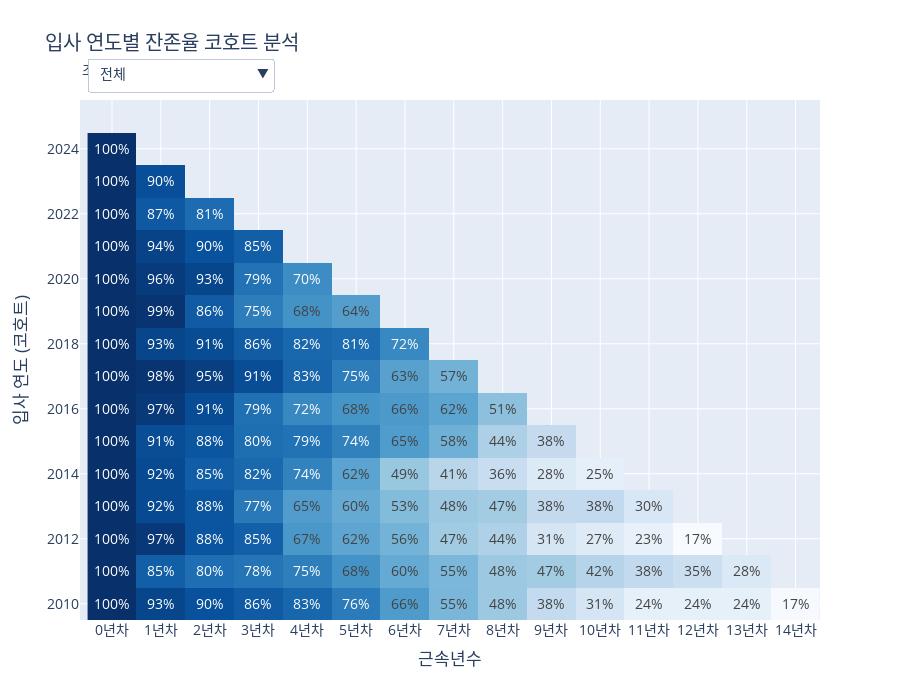

Notebook cell for this chart:
### Code cell
import pandas as pd
import numpy as np
import plotly.graph_objects as go
import plotly.io as pio
import datetime

# --- 1. 데이터 임포트 ---
from services.tables.HR_Core.basic_info_table import emp_df
from services.tables.HR_Core.department_info_table import department_info_df
from services.tables.HR_Core.department_table import division_order, dept_level_map, parent_map_dept, dept_name_map
from services.helpers.utils import find_division_name_for_dept

def create_cohort_data(df):
    """
    주어진 데이터프레임에 대한 코호트 데이터를 생성합니다.
    """
    df = df.copy()
    if df.empty:
        return pd.DataFrame()

    today = datetime.datetime.now()

    df['HIRE_YEAR'] = df['IN_DATE'].dt.year
    df['TENURE_YEAR_INDEX'] = np.floor(
        (df['OUT_DATE'].fillna(pd.to_datetime(today)) - df['IN_DATE']).dt.days / 365.25
    ).astype(int)

    cohort_data_list = []
    for _, row in df.iterrows():
        if pd.isna(row['HIRE_YEAR']) or pd.isna(row['TENURE_YEAR_INDEX']): continue
        for i in range(row['TENURE_YEAR_INDEX'] + 1):
            cohort_data_list.append({
                'HIRE_YEAR': int(row['HIRE_YEAR']), 'TENURE_YEAR': i, 'EMP_ID': row['EMP_ID']
            })

    if not cohort_data_list: return pd.DataFrame()

    cohort_df = pd.DataFrame(cohort_data_list)
    cohort_counts = cohort_df.groupby(['HIRE_YEAR', 'TENURE_YEAR'])['EMP_ID'].nunique().unstack()

    cohort_sizes = cohort_counts.iloc[:, 0]
    cohort_retention = cohort_counts.divide(cohort_sizes, axis=0) * 100

    current_year = today.year
    for hire_year in cohort_retention.index:
        max_completed_tenure = current_year - hire_year - 1
        cohort_retention.loc[hire_year, cohort_retention.columns > max_completed_tenure] = np.nan

    return cohort_retention

def create_figure():
    """
    제안 6: 입사 연도별 잔존율 코호트 분석 그래프를 생성합니다.
    """
    # --- 2. 데이터 준비 및 가공 ---
    first_dept = department_info_df.sort_values('DEP_APP_START_DATE').groupby('EMP_ID').first().reset_index()
    first_dept['DIVISION_NAME'] = first_dept['DEP_ID'].apply(lambda x: find_division_name_for_dept(x, dept_level_map, parent_map_dept, dept_name_map))
    
    analysis_df = emp_df[['EMP_ID', 'IN_DATE', 'OUT_DATE']].copy()
    analysis_df = pd.merge(analysis_df, first_dept[['EMP_ID', 'DIVISION_NAME']], on='EMP_ID', how='left')
    analysis_df = analysis_df.dropna(subset=['DIVISION_NAME'])

    # --- 3. Plotly 인터랙티브 그래프 생성 ---
    fig = go.Figure()
    division_list = ['전체'] + division_order

    cohort_data_map = {}
    for div_name in division_list:
        df_filtered = analysis_df if div_name == '전체' else analysis_df[analysis_df['DIVISION_NAME'] == div_name]
        cohort_data_map[div_name] = create_cohort_data(df_filtered)

    for div_name in division_list:
        cohort_pivot = cohort_data_map[div_name]
        if not cohort_pivot.empty:
            text_labels = cohort_pivot.map(lambda x: f'{x:.0f}%' if pd.notna(x) else '')

            fig.add_trace(
                go.Heatmap(
                    z=cohort_pivot.values,
                    x=[f"{int(c)}년차" for c in cohort_pivot.columns],
                    y=cohort_pivot.index,
                    colorscale='Blues',
                    text=text_labels,
                    texttemplate="%{text}",
                    showscale=False,
                    visible=(div_name == '전체'),
                    connectgaps=False
                )
            )

    # --- 4. 드롭다운 메뉴 및 레이아웃 업데이트 ---
    buttons = []
    for i, div_name in enumerate(division_list):
        visibility_mask = [False] * len(division_list)
        visibility_mask[i] = True
        buttons.append(
            dict(label=div_name, method='update', args=[{'visible': visibility_mask}])
        )

    fig.update_layout(
        updatemenus=[dict(
            active=0, buttons=buttons, direction="down",
            pad={"r": 10, "t": 10}, showactive=True,
            x=0.01, xanchor="left", y=1.1, yanchor="top"
        )],
        title_text='입사 연도별 잔존율 코호트 분석',
        xaxis_title='근속년수',
        yaxis_title='입사 연도 (코호트)',
        font_size=14, height=700,
        annotations=[dict(text="조직 선택:", showarrow=False, x=0, y=1.08, yref="paper", align="left")]
    )
    
    return fig



    pio.renderers.default = 'vscode'
    fig = create_figure()
    fig.show()

### Figure 1 — Plotly figure (JSON) as saved in the notebook; plotly's stock layout.template omitted (floating-point values rounded to 4 significant figures; data arrays with more than 128 entries replaced by an {"elided": "..."} marker saying what was removed)
{"data": [{"colorscale": [[0, "rgb(247,251,255)"], [0.125, "rgb(222,235,247)"], [0.25, "rgb(198,219,239)"], [0.375, "rgb(158,202,225)"], [0.5, "rgb(107,174,214)"], [0.625, "rgb(66,146,198)"], [0.75, "rgb(33,113,181)"], [0.875, "rgb(8,81,156)"], [1, "rgb(8,48,107)"]], "connectgaps": false, "showscale": false, "text": {"elided": "16x15 str values"}, "texttemplate": "%{text}", "type": "heatmap", "visible": true, "x": ["0년차", "1년차", "2년차", "3년차", "4년차", "5년차", "6년차", "7년차", "8년차", "9년차", "10년차", "11년차", "12년차", "13년차", "14년차"], "y": [2010, 2011, 2012, 2013, 2014, 2015, 2016, 2017, 2018, 2019, 2020, 2021, 2022, 2023, 2024, 2025], "z": {"elided": "16x15 float values"}}, {"colorscale": [[0, "rgb(247,251,255)"], [0.125, "rgb(222,235,247)"], [0.25, "rgb(198,219,239)"], [0.375, "rgb(158,202,225)"], [0.5, "rgb(107,174,214)"], [0.625, "rgb(66,146,198)"], [0.75, "rgb(33,113,181)"], [0.875, "rgb(8,81,156)"], [1, "rgb(8,48,107)"]], "connectgaps": false, "showscale": false, "text": {"elided": "16x15 str values"}, "texttemplate": "%{text}", "type": "heatmap", "visible": false, "x": ["0년차", "1년차", "2년차", "3년차", "4년차", "5년차", "6년차", "7년차", "8년차", "9년차", "10년차", "11년차", "12년차", "13년차", "14년차"], "y": [2010, 2011, 2012, 2013, 2014, 2015, 2016, 2017, 2018, 2019, 2020, 2021, 2022, 2023, 2024, 2025], "z": {"elided": "16x15 float values"}}, {"colorscale": [[0, "rgb(247,251,255)"], [0.125, "rgb(222,235,247)"], [0.25, "rgb(198,219,239)"], [0.375, "rgb(158,202,225)"], [0.5, "rgb(107,174,214)"], [0.625, "rgb(66,146,198)"], [0.75, "rgb(33,113,181)"], [0.875, "rgb(8,81,156)"], [1, "rgb(8,48,107)"]], "connectgaps": false, "showscale": false, "text": {"elided": "16x15 str values"}, "texttemplate": "%{text}", "type": "heatmap", "visible": false, "x": ["0년차", "1년차", "2년차", "3년차", "4년차", "5년차", "6년차", "7년차", "8년차", "9년차", "10년차", "11년차", "12년차", "13년차", "14년차"], "y": [2010, 2011, 2012, 2013, 2014, 2015, 2016, 2017, 2018, 2019, 2020, 2021, 2022, 2023, 2024, 2025], "z": {"elided": "16x15 float values"}}, {"colorscale": [[0, "rgb(247,251,255)"], [0.125, "rgb(222,235,247)"], [0.25, "rgb(198,219,239)"], [0.375, "rgb(158,202,225)"], [0.5, "rgb(107,174,214)"], [0.625, "rgb(66,146,198)"], [0.75, "rgb(33,113,181)"], [0.875, "rgb(8,81,156)"], [1, "rgb(8,48,107)"]], "connectgaps": false, "showscale": false, "text": {"elided": "16x15 str values"}, "texttemplate": "%{text}", "type": "heatmap", "visible": false, "x": ["0년차", "1년차", "2년차", "3년차", "4년차", "5년차", "6년차", "7년차", "8년차", "9년차", "10년차", "11년차", "12년차", "13년차", "14년차"], "y": [2010, 2011, 2012, 2013, 2014, 2015, 2016, 2017, 2018, 2019, 2020, 2021, 2022, 2023, 2024, 2025], "z": {"elided": "16x15 float values"}}, {"colorscale": [[0, "rgb(247,251,255)"], [0.125, "rgb(222,235,247)"], [0.25, "rgb(198,219,239)"], [0.375, "rgb(158,202,225)"], [0.5, "rgb(107,174,214)"], [0.625, "rgb(66,146,198)"], [0.75, "rgb(33,113,181)"], [0.875, "rgb(8,81,156)"], [1, "rgb(8,48,107)"]], "connectgaps": false, "showscale": false, "text": {"elided": "16x15 str values"}, "texttemplate": "%{text}", "type": "heatmap", "visible": false, "x": ["0년차", "1년차", "2년차", "3년차", "4년차", "5년차", "6년차", "7년차", "8년차", "9년차", "10년차", "11년차", "12년차", "13년차", "14년차"], "y": [2010, 2011, 2012, 2013, 2014, 2015, 2016, 2017, 2018, 2019, 2020, 2021, 2022, 2023, 2024, 2025], "z": {"elided": "16x15 float values"}}], "layout": {"annotations": [{"align": "left", "showarrow": false, "text": "조직 선택:", "x": 0, "y": 1.08, "yref": "paper"}], "font": {"size": 14}, "height": 700, "title": {"text": "입사 연도별 잔존율 코호트 분석"}, "updatemenus": [{"active": 0, "buttons": [{"args": [{"visible": [true, false, false, false, false]}], "label": "전체", "method": "update"}, {"args": [{"visible": [false, true, false, false, false]}], "label": "Planning Division", "method": "update"}, {"args": [{"visible": [false, false, true, false, false]}], "label": "Sales Division", "method": "update"}, {"args": [{"visible": [false, false, false, true, false]}], "label": "Development Division", "method": "update"}, {"args": [{"visible": [false, false, false, false, true]}], "label": "Operating Division", "method": "update"}], "direction": "down", "pad": {"r": 10, "t": 10}, "showactive": true, "x": 0.01, "xanchor": "left", "y": 1.1, "yanchor": "top"}], "xaxis": {"title": {"text": "근속년수"}}, "yaxis": {"title": {"text": "입사 연도 (코호트)"}}}}
